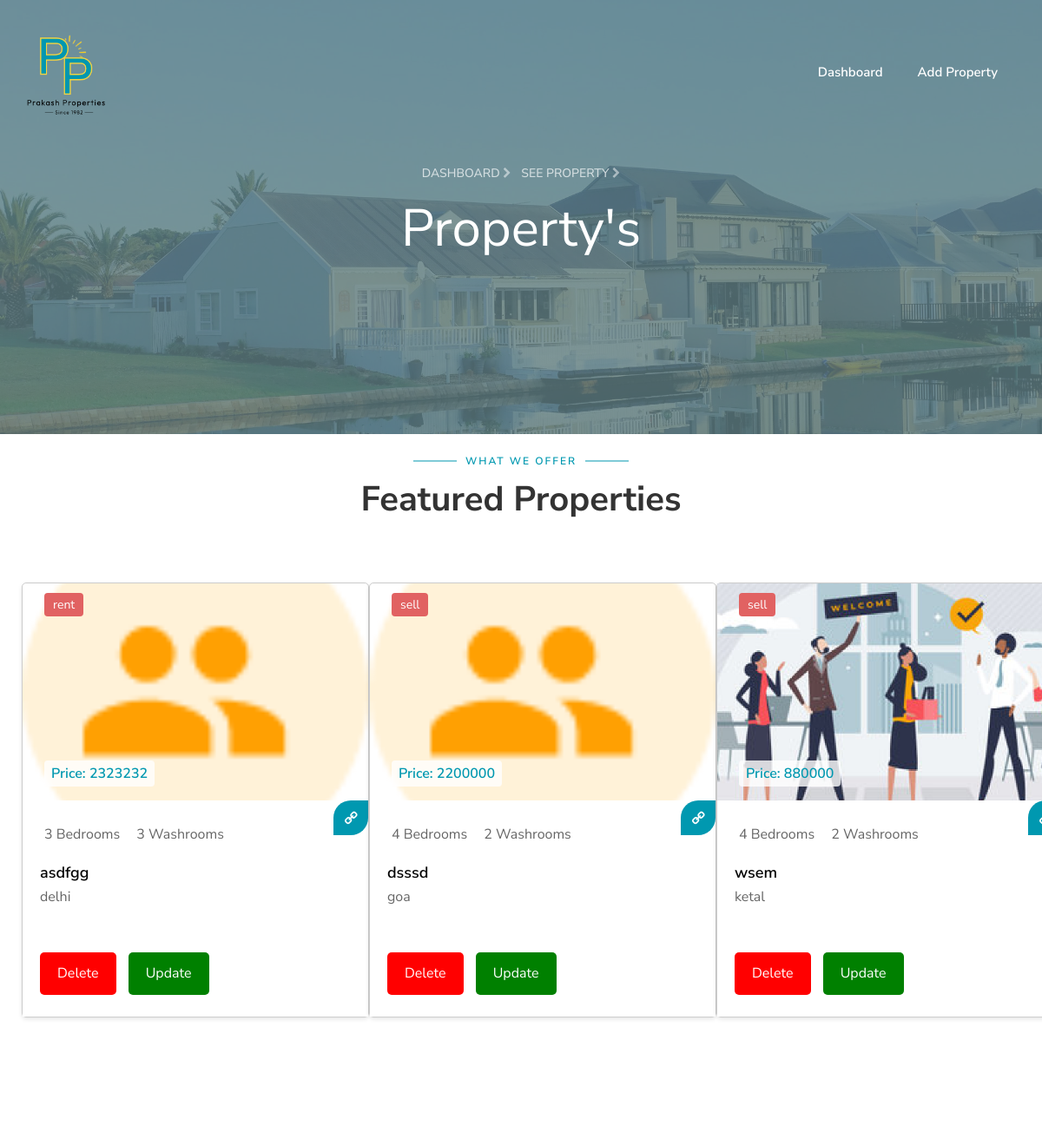
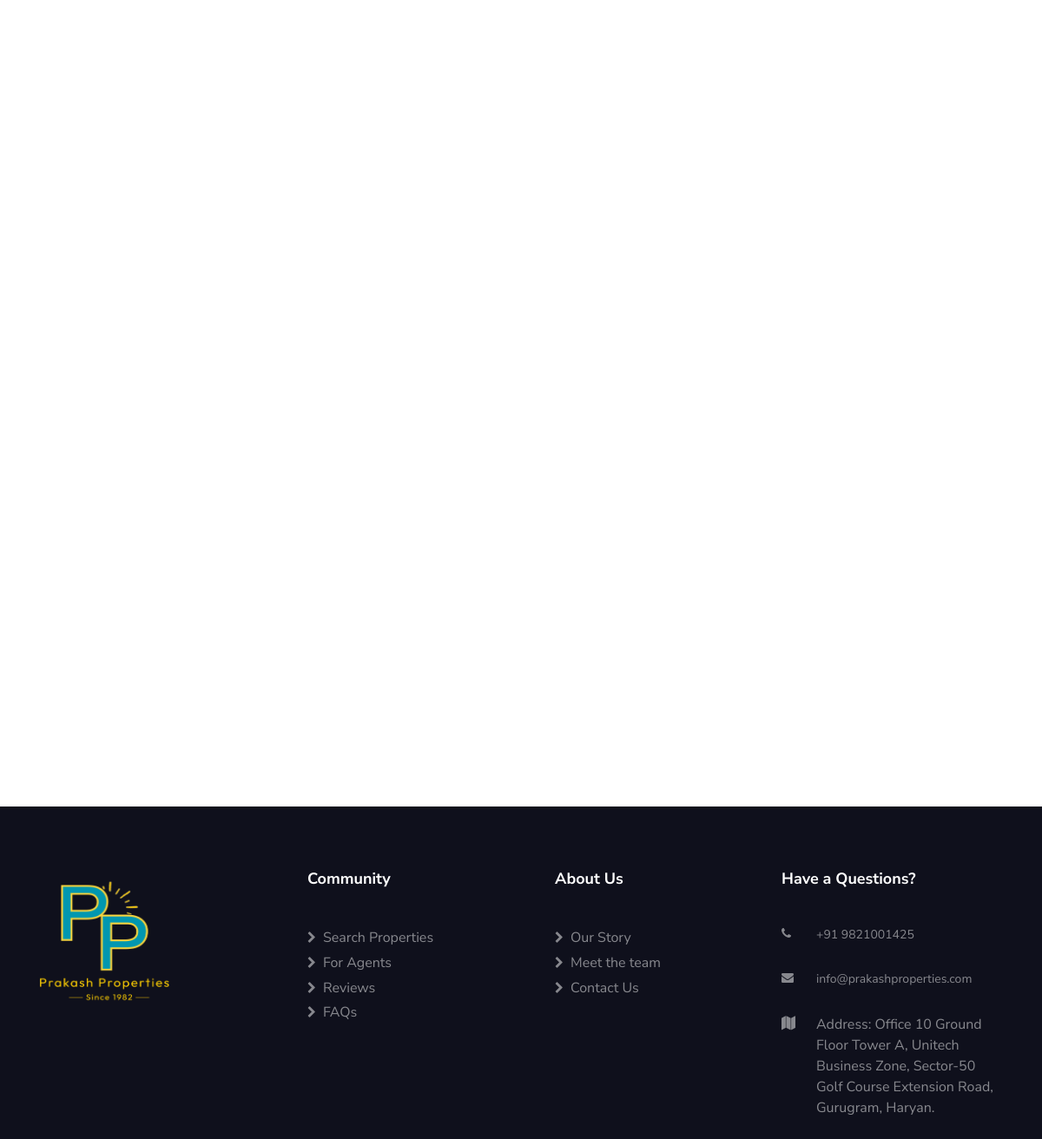
The page /admin/edit.php on the database its author committed (2 pictures, top to bottom).
### tables this page shows
CREATE TABLE `picz` (
  `ImagesID` int(11) NOT NULL,
  `ImageName1` varchar(250) NOT NULL,
  `ImageName2` varchar(250) NOT NULL,
  `ImageName3` varchar(250) NOT NULL,
  `ImageName4` varchar(11) NOT NULL,
  `Statuss` varchar(255) NOT NULL,
  `Pricee` varchar(50) DEFAULT NULL,
  `Bedroomm` varchar(255) NOT NULL,
  `Washroomm` varchar(200) NOT NULL,
  `Enterprisee` varchar(255) NOT NULL,
  `Locationn` varchar(255) NOT NULL,
  `Descriptionn` varchar(222) NOT NULL,
  `Contactt` varchar(255) NOT NULL,
  `videoss` varchar(40) DEFAULT NULL,
  `selectpricee` varchar(222) NOT NULL
);

### admin/edit.php (the view, shortened to what this page needs)
<?php
$db = mysqli_connect("localhost", "u409085386_dash", "D@sh1234", "u409085386_dash");
$propertyList = mysqli_query($db, "SELECT * FROM picz");
?>
<!DOCTYPE html>
<html lang="en">
<head>
  <link rel="stylesheet" href="https://cdnjs.cloudflare.com/ajax/libs/font-awesome/4.7.0/css/font-awesome.min.css">
  <link rel="stylesheet" href="../css/animate.css">
  <link rel="stylesheet" href="../css/owl.carousel.min.css">
  <link rel="stylesheet" href="../css/owl.theme.default.min.css">
  <link rel="stylesheet" href="../css/magnific-popup.css">
  <link rel="stylesheet" href="../css/flaticon.css">
  <link rel="stylesheet" href="../css/style.css">
</head>
<body>
  <nav class="navbar navbar-expand-lg navbar-dark ftco_navbar bg-dark ftco-navbar-light" id="ftco-navbar">
    <div class="container">
      <a class="navbar-brand" href="index.php">
        <img src="../Group 2351.png" alt="PropertyDash Logo" style="width: 90px; height: 100px;">
      </a>
      <div class="collapse navbar-collapse" id="ftco-nav">
        <ul class="navbar-nav ml-auto">
          <li class="nav-item"><a href="admin.php" class="nav-link">Dashboard</a></li>
          <li class="nav-item "><a href="add_property.php" class="nav-link">Add Property</a></li>
        </ul>
      </div>
    </div>
  </nav>
  <section class="hero-wrap hero-wrap-2" style="background-image: url('../images/bg_1.jpg');" data-stellar-background-ratio="0.5">
    <div class="overlay"></div>
    <div class="container">
      <div class="row no-gutters slider-text js-fullheight align-items-center justify-content-center">
        <div class="col-md-9 ftco-animate pb-0 text-center">
          <p class="breadcrumbs"><span class="mr-2"><a href="admin.php">Dashboard <i class="fa fa-chevron-right"></i></a></span> <span>See Property <i class="fa fa-chevron-right"></i></span></p>
          <h1 class="mb-3 bread">Property's</h1>
        </div>
      </div>
    </div>
  </section>
  <section class="ftco-section">
    <div class="container">
      <div class="row justify-content-center">
        <div class="col-md-12 heading-section text-center ftco-animate mb-5">
          <span class="subheading">What we offer</span>
          <h2 class="mb-2">Featured Properties</h2>
        </div>
      </div>
      <div class="row ftco-animate">
        <?php $count = 0; ?>
        <?php while ($property = mysqli_fetch_assoc($propertyList)) { ?>
          <div class="col-md-4">
            <div class="item">
              <div class="property-wrap ftco-animate">
                <a href="#" class="img" style="background-image: url('../uploaded_photos/<?php echo $property['ImageName1']; ?>');">
                  <div class="rent-sale">
                    <span class="sale"><?php echo $property['Statuss']; ?></span>
                  </div>
                  <p class="price"><span class="orig-price">Price: <?php echo $property['Pricee']; ?></span></p>
                </a>
                <div class="text">
                  <ul class="property_list">
                    <li><span class="flaticon-bed"></span><?php echo $property['Bedroomm']; ?> Bedrooms</li>
                    <li><span class="flaticon-bathtub"></span><?php echo $property['Washroomm']; ?> Washrooms</li>
                  </ul>
                  <h3><a href="#"><?php echo $property['Enterprisee']; ?></a></h3>
                  <span class="location"><?php echo $property['Locationn']; ?></span>
                  <a href="#" class="d-flex align-items-center justify-content-center btn-custom">
                    <span class="fa fa-link"></span>
                  </a>
                </div>
                <div class="text">
                  <a href="?delete_property=<?php echo $property['ImagesID']; ?>" class="delete-button" onclick="return confirm('Are you sure you want to delete this property?');">Delete</a>
                  <a href="updatedet.php?property_id=<?php echo $property['ImagesID']; ?>" class="update-button">Update</a>
                </div>
              </div>
            </div>
          </div>
          <?php $count++; ?>
          <?php if ($count % 3 === 0) echo '</div><div class="row ftco-animate">'; ?>
        <?php } ?>
      </div>
    </div>
  </section>
  <footer class="ftco-footer ftco-section">
    <div class="container">
      <div class="row">
        <div class="col-md">
          <div class="ftco-footer-widget mb-4">
            <a class="navbar-brand" href="index.php">
            <img src="../newlogo (2).png" alt="PropertyDash Logo" style="width: 150px; height: 150px;">
            </a>
            <ul class="ftco-footer-social list-unstyled mt-5">
            </ul>
          </div>
        </div>
        <div class="col-md">
          <div class="ftco-footer-widget mb-4 ml-md-4">
            <h2 class="ftco-heading-2">Community</h2>
            <ul class="list-unstyled">
              <li><a href="../index.php"><span class="fa fa-chevron-right mr-2"></span>Search Properties</a></li>
              <li><a href="../view/agent.php"><span class="fa fa-chevron-right mr-2"></span>For Agents</a></li>
              <li><a href="../view/about.php"><span class="fa fa-chevron-right mr-2"></span>Reviews</a></li>
              <li><a href="../view/contact.php"><span class="fa fa-chevron-right mr-2"></span>FAQs</a></li>
            </ul>
          </div>
        </div>
        <div class="col-md">
          <div class="ftco-footer-widget mb-4 ml-md-4">
            <h2 class="ftco-heading-2">About Us</h2>
            <ul class="list-unstyled">
              <li><a href="../view/about.php"><span class="fa fa-chevron-right mr-2"></span>Our Story</a></li>
              <li><a href="../view/agent.php"><span class="fa fa-chevron-right mr-2"></span>Meet the team</a></li>
              <li><a href="../view/contact.php"><span class="fa fa-chevron-right mr-2"></span>Contact Us</a></li>
            </ul>
          </div>
        </div>
        <div class="col-md">
          <div class="ftco-footer-widget mb-4">
            <h2 class="ftco-heading-2">Have a Questions?</h2>
            <div class="block-23 mb-3">
              <ul>
                <li><a href="#"><span class="icon fa fa-phone"></span><span class="text">+91 9821001425</span></a></li>
                <li><a href="#"><span class="icon fa fa-envelope pr-4"></span><span class="text">info@prakashproperties.com</span></a></li>
                <li><span class="icon fa fa-map"></span><span class="text">Address: Office 10 Ground Floor Tower A, Unitech Business Zone, Sector-50 Golf Course Extension Road, Gurugram, Haryan.</span></li>
              </ul>
            </div>
          </div>
        </div>
      </div>
  </footer>
</body>
</html>

### admin/edit.php (style rules this page uses)
.property-wrap { border: 1px solid #ccc; border-radius: 5px; margin: 10px; width: 400px; background-color: #fff; box-shadow: 0 2px 5px rgba(0, 0, 0, 0.1); }
.delete-button, .update-button { display: inline-block; padding: 10px 20px; background-color: #FF0000; color: #FFFFFF; text-decoration: none; margin-right: 10px; border-radius: 5px; }
.update-button { background-color: #008000; }

### rows shown on the page
picz: ImageName1 (picture), Statuss "rent", Pricee "2323232", Bedroomm "3", Washroomm "3", Enterprisee "asdfgg", Locationn "delhi"
picz: ImageName1 (picture), Statuss "sell", Pricee "2200000", Bedroomm "4", Washroomm "2", Enterprisee "dsssd", Locationn "goa"
picz: ImageName1 (picture), Statuss "sell", Pricee "880000", Bedroomm "4", Washroomm "2", Enterprisee "wsem", Locationn "ketal"
